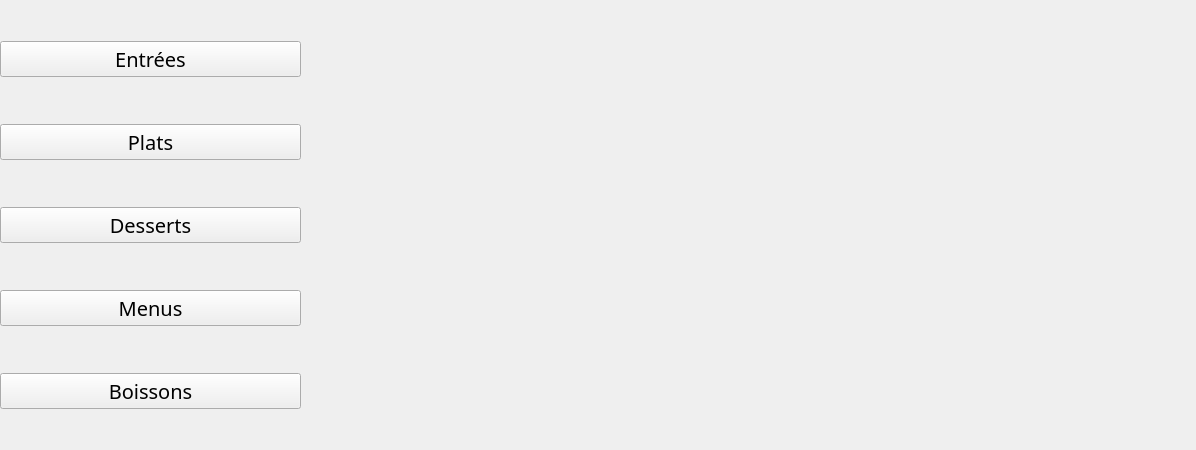
<?xml version="1.0" encoding="UTF-8"?>
<ui version="4.0">
 <class>CardTemplate</class>
 <widget class="QWidget" name="CardTemplate">
  <property name="geometry">
   <rect>
    <x>0</x>
    <y>0</y>
    <width>1196</width>
    <height>450</height>
   </rect>
  </property>
  <property name="windowTitle">
   <string>Form</string>
  </property>
  <widget class="QWidget" name="verticalLayoutWidget_2">
   <property name="geometry">
    <rect>
     <x>0</x>
     <y>0</y>
     <width>301</width>
     <height>451</height>
    </rect>
   </property>
   <layout class="QVBoxLayout" name="verticalLayout_3">
    <item>
     <widget class="QPushButton" name="entreesButton">
      <property name="sizePolicy">
       <sizepolicy hsizetype="Minimum" vsizetype="Fixed">
        <horstretch>0</horstretch>
        <verstretch>0</verstretch>
       </sizepolicy>
      </property>
      <property name="font">
       <font>
        <family>Manjari</family>
        <pointsize>15</pointsize>
       </font>
      </property>
      <property name="text">
       <string>Entrées</string>
      </property>
     </widget>
    </item>
    <item>
     <widget class="QPushButton" name="platsButton">
      <property name="font">
       <font>
        <family>Manjari</family>
        <pointsize>15</pointsize>
       </font>
      </property>
      <property name="text">
       <string>Plats</string>
      </property>
     </widget>
    </item>
    <item>
     <widget class="QPushButton" name="dessertsButton">
      <property name="font">
       <font>
        <family>Manjari</family>
        <pointsize>15</pointsize>
       </font>
      </property>
      <property name="text">
       <string>Desserts</string>
      </property>
     </widget>
    </item>
    <item>
     <widget class="QPushButton" name="menusButton">
      <property name="font">
       <font>
        <family>Manjari</family>
        <pointsize>15</pointsize>
       </font>
      </property>
      <property name="text">
       <string>Menus</string>
      </property>
     </widget>
    </item>
    <item>
     <widget class="QPushButton" name="boissonsButton">
      <property name="font">
       <font>
        <family>Manjari</family>
        <pointsize>15</pointsize>
       </font>
      </property>
      <property name="text">
       <string>Boissons</string>
      </property>
     </widget>
    </item>
   </layout>
  </widget>
  <widget class="QWidget" name="verticalLayoutWidget">
   <property name="geometry">
    <rect>
     <x>300</x>
     <y>0</y>
     <width>901</width>
     <height>451</height>
    </rect>
   </property>
   <layout class="QVBoxLayout" name="rightLayout"/>
  </widget>
 </widget>
 <resources/>
 <connections/>
</ui>
